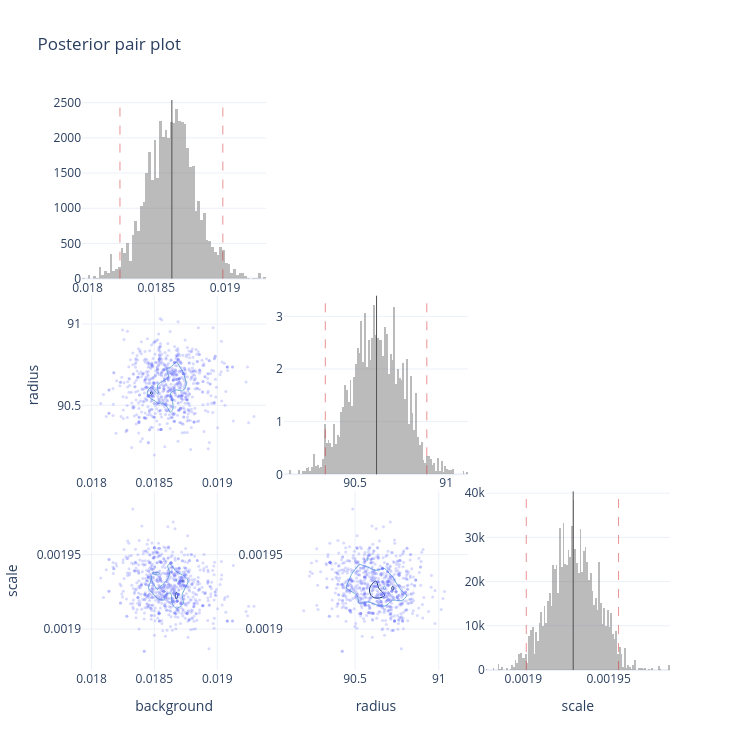

The notebook cell this image was saved under:
### Markdown cell above
We can now look at the fitting output in detail using a variety of plots:


i. A 'corner' plot showing a grid of parameter distribution from the Bayesian multi-parameter analysis.

ii. A marginal posterior plot showing the probability distribution for a single, chosen parameter.

iii. A Bayesian posterior predictive 95% credible band plot, which displays the model's predicted outcomes over a range of inputs (shaded region may be invisible depending on constraints).

iv. A parameter heatmap giving a colour-coded grid of relationships and statistical dependencies between model parameters estimated from Bayesian inference.

v. The Markov chain Monte Carlo (MCMC) trace which demonstrates how all of the parameters evolved during the fit.

### Code cell
print('\nGenerating posterior pair (corner) plot...')
fitter.plot_posterior_pairs()

### Figure 1 — Plotly figure (JSON) as saved in the notebook; plotly's stock layout.template omitted (floating-point values rounded to 4 significant figures; data arrays with more than 128 entries replaced by an {"elided": "..."} marker saying what was removed)
{"data": [{"histnorm": "probability density", "marker": {"color": "rgba(120, 120, 120, 0.5)"}, "name": "Marginal density", "showlegend": false, "type": "histogram", "x": {"elided": "8130 float values"}, "xaxis": "x", "yaxis": "y"}, {"marker": {"color": "rgba(99, 110, 250, 0.25)", "size": 3}, "mode": "markers", "showlegend": false, "type": "scatter", "x": {"elided": "750 float values"}, "xaxis": "x4", "y": {"elided": "750 float values"}, "yaxis": "y4"}, {"colorscale": [[0, "rgb(247,251,255)"], [0.125, "rgb(222,235,247)"], [0.25, "rgb(198,219,239)"], [0.375, "rgb(158,202,225)"], [0.5, "rgb(107,174,214)"], [0.625, "rgb(66,146,198)"], [0.75, "rgb(33,113,181)"], [0.875, "rgb(8,81,156)"], [1, "rgb(8,48,107)"]], "contours": {"coloring": "lines"}, "line": {"width": 1}, "ncontours": 6, "showlegend": false, "showscale": false, "type": "histogram2dcontour", "x": {"elided": "8130 float values"}, "xaxis": "x4", "y": {"elided": "8130 float values"}, "yaxis": "y4"}, {"histnorm": "probability density", "marker": {"color": "rgba(120, 120, 120, 0.5)"}, "name": "Marginal density", "showlegend": false, "type": "histogram", "x": {"elided": "8130 float values"}, "xaxis": "x5", "yaxis": "y5"}, {"marker": {"color": "rgba(99, 110, 250, 0.25)", "size": 3}, "mode": "markers", "showlegend": false, "type": "scatter", "x": {"elided": "750 float values"}, "xaxis": "x7", "y": {"elided": "750 float values"}, "yaxis": "y7"}, {"colorscale": [[0, "rgb(247,251,255)"], [0.125, "rgb(222,235,247)"], [0.25, "rgb(198,219,239)"], [0.375, "rgb(158,202,225)"], [0.5, "rgb(107,174,214)"], [0.625, "rgb(66,146,198)"], [0.75, "rgb(33,113,181)"], [0.875, "rgb(8,81,156)"], [1, "rgb(8,48,107)"]], "contours": {"coloring": "lines"}, "line": {"width": 1}, "ncontours": 6, "showlegend": false, "showscale": false, "type": "histogram2dcontour", "x": {"elided": "8130 float values"}, "xaxis": "x7", "y": {"elided": "8130 float values"}, "yaxis": "y7"}, {"marker": {"color": "rgba(99, 110, 250, 0.25)", "size": 3}, "mode": "markers", "showlegend": false, "type": "scatter", "x": {"elided": "750 float values"}, "xaxis": "x8", "y": {"elided": "750 float values"}, "yaxis": "y8"}, {"colorscale": [[0, "rgb(247,251,255)"], [0.125, "rgb(222,235,247)"], [0.25, "rgb(198,219,239)"], [0.375, "rgb(158,202,225)"], [0.5, "rgb(107,174,214)"], [0.625, "rgb(66,146,198)"], [0.75, "rgb(33,113,181)"], [0.875, "rgb(8,81,156)"], [1, "rgb(8,48,107)"]], "contours": {"coloring": "lines"}, "line": {"width": 1}, "ncontours": 6, "showlegend": false, "showscale": false, "type": "histogram2dcontour", "x": {"elided": "8130 float values"}, "xaxis": "x8", "y": {"elided": "8130 float values"}, "yaxis": "y8"}, {"histnorm": "probability density", "marker": {"color": "rgba(120, 120, 120, 0.5)"}, "name": "Marginal density", "showlegend": false, "type": "histogram", "x": {"elided": "8130 float values"}, "xaxis": "x9", "yaxis": "y9"}], "layout": {"height": 750, "shapes": [{"line": {"color": "rgb(80, 80, 80)", "width": 1}, "type": "line", "x0": 0.01861, "x1": 0.01861, "xref": "x", "y0": 0, "y1": 1, "yref": "y domain"}, {"line": {"color": "rgba(214, 39, 40, 0.5)", "dash": "dash", "width": 1}, "type": "line", "x0": 0.01824, "x1": 0.01824, "xref": "x", "y0": 0, "y1": 1, "yref": "y domain"}, {"line": {"color": "rgba(214, 39, 40, 0.5)", "dash": "dash", "width": 1}, "type": "line", "x0": 0.01898, "x1": 0.01898, "xref": "x", "y0": 0, "y1": 1, "yref": "y domain"}, {"line": {"color": "rgb(80, 80, 80)", "width": 1}, "type": "line", "x0": 90.62, "x1": 90.62, "xref": "x5", "y0": 0, "y1": 1, "yref": "y5 domain"}, {"line": {"color": "rgba(214, 39, 40, 0.5)", "dash": "dash", "width": 1}, "type": "line", "x0": 90.34, "x1": 90.34, "xref": "x5", "y0": 0, "y1": 1, "yref": "y5 domain"}, {"line": {"color": "rgba(214, 39, 40, 0.5)", "dash": "dash", "width": 1}, "type": "line", "x0": 90.89, "x1": 90.89, "xref": "x5", "y0": 0, "y1": 1, "yref": "y5 domain"}, {"line": {"color": "rgb(80, 80, 80)", "width": 1}, "type": "line", "x0": 0.001929, "x1": 0.001929, "xref": "x9", "y0": 0, "y1": 1, "yref": "y9 domain"}, {"line": {"color": "rgba(214, 39, 40, 0.5)", "dash": "dash", "width": 1}, "type": "line", "x0": 0.001902, "x1": 0.001902, "xref": "x9", "y0": 0, "y1": 1, "yref": "y9 domain"}, {"line": {"color": "rgba(214, 39, 40, 0.5)", "dash": "dash", "width": 1}, "type": "line", "x0": 0.001956, "x1": 0.001956, "xref": "x9", "y0": 0, "y1": 1, "yref": "y9 domain"}], "showlegend": false, "title": {"text": "Posterior pair plot"}, "width": 750, "xaxis": {"anchor": "y", "domain": [0, 0.3133]}, "xaxis2": {"anchor": "y2", "domain": [0.3433, 0.6567]}, "xaxis3": {"anchor": "y3", "domain": [0.6867, 1.0]}, "xaxis4": {"anchor": "y4", "domain": [0, 0.3133]}, "xaxis5": {"anchor": "y5", "domain": [0.3433, 0.6567]}, "xaxis6": {"anchor": "y6", "domain": [0.6867, 1.0]}, "xaxis7": {"anchor": "y7", "domain": [0, 0.3133], "title": {"text": "background"}}, "xaxis8": {"anchor": "y8", "domain": [0.3433, 0.6567], "title": {"text": "radius"}}, "xaxis9": {"anchor": "y9", "domain": [0.6867, 1.0], "title": {"text": "scale"}}, "yaxis": {"anchor": "x", "domain": [0.6867, 1.0]}, "yaxis2": {"anchor": "x2", "domain": [0.6867, 1.0]}, "yaxis3": {"anchor": "x3", "domain": [0.6867, 1.0]}, "yaxis4": {"anchor": "x4", "domain": [0.3433, 0.6567], "title": {"text": "radius"}}, "yaxis5": {"anchor": "x5", "domain": [0.3433, 0.6567]}, "yaxis6": {"anchor": "x6", "domain": [0.3433, 0.6567]}, "yaxis7": {"anchor": "x7", "domain": [0, 0.3133], "title": {"text": "scale"}}, "yaxis8": {"anchor": "x8", "domain": [0, 0.3133]}, "yaxis9": {"anchor": "x9", "domain": [0, 0.3133]}}}
